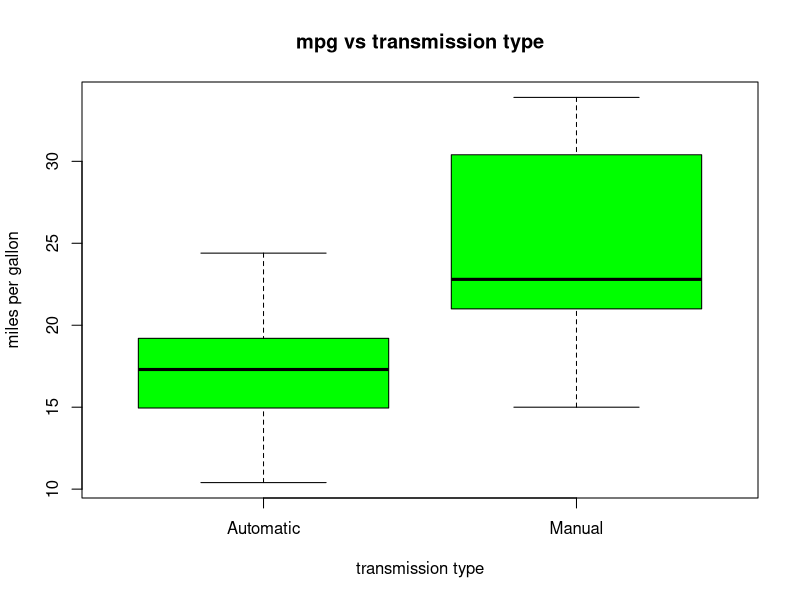
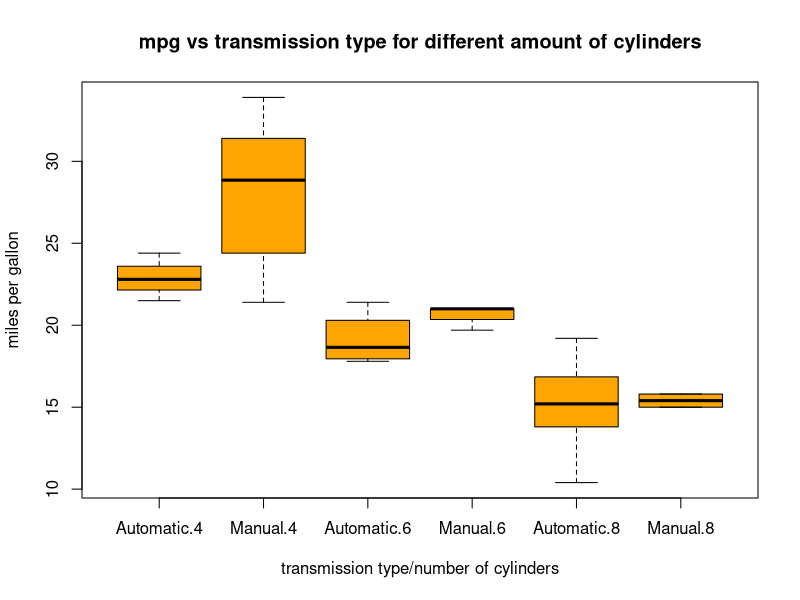
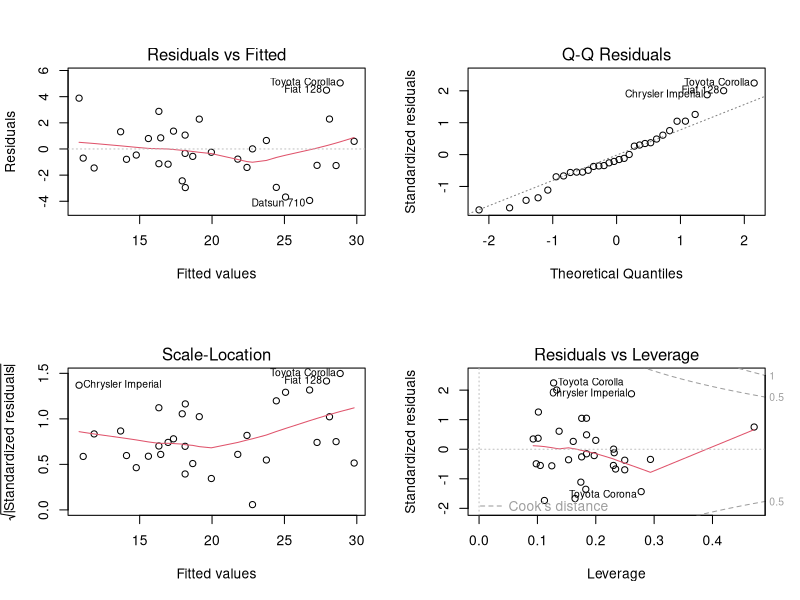

These figures' R source, in order:
## ---- chunk 1
knitr::opts_chunk$set(echo = TRUE, message=FALSE, warning = FALSE, cache = TRUE)
## ---- chunk 2
data(mtcars)
str(mtcars)
## ---- chunk 3
cor(mtcars$mpg,mtcars[,-1])
## ---- chunk 4
mtcars$am <- factor(mtcars$am,labels=c('Automatic','Manual'))
mtcars$cyl <- factor(mtcars$cyl)
## ---- chunk 5
summary(lm(mpg~ am,data=mtcars))$r.squared
## ---- chunk 6
best = step(lm(data = mtcars, mpg ~ .),trace=0)
best$call
summary(best)$r.squared
## ---- chunk 7
final <- lm(mpg~ am+wt+hp+cyl,data=mtcars)
summary(final)$r.squared
## ---- chunk 8
summary(final)$coefficients
## ---- chunk 9
confint(final, 'amManual')
## ---- chunk 10
anova(lm(mpg~ am,data=mtcars), final)
## ---- chunk 11
boxplot(mtcars$mpg ~ mtcars$am, data = mtcars, 
        ylab="miles per gallon",
        xlab="transmission type",
        main="mpg vs transmission type", 
        col="green")
## ---- chunk 12
boxplot(mtcars$mpg ~mtcars$am + mtcars$cyl, data = mtcars, 
        ylab="miles per gallon",
        xlab="transmission type/number of cylinders",
        main="mpg vs transmission type for different amount of cylinders", 
        col="orange")
## ---- chunk 13
par(mfrow=c(2,2)) 
plot(final)
